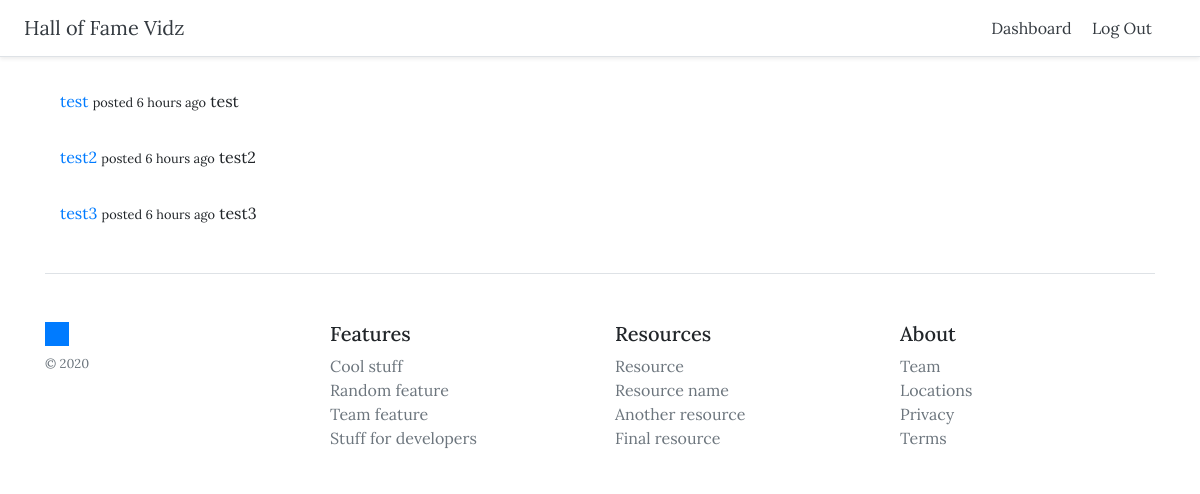
Screenshot of /dashboard (signed in) with the database file from the repository.
### themes/models.py (models this page shows, shortened)
class Theme(models.Model):
    title = models.CharField(max_length=255)
    created_at = models.DateTimeField(auto_now_add=True)
    updated_at = models.DateTimeField(auto_now=True)
    description = models.TextField()
    user = models.ForeignKey(User, on_delete=models.CASCADE)
    def ago(self):
        now = timezone.now()
        time_diff = now - self.created_at
        if time_diff.days == 0 and time_diff.seconds >= 0 and time_diff.seconds < 60:
            seconds= time_diff.seconds
            if seconds == 1:
                return str(seconds) +  "second ago"
            else:
                return str(seconds) + " seconds ago"
        if time_diff.days == 0 and time_diff.seconds >= 60 and time_diff.seconds < 3600:
            minutes= math.floor(time_diff.seconds/60)
            if minutes == 1:
                return str(minutes) + " minute ago"
            else:
                return str(minutes) + " minutes ago"
        if time_diff.days == 0:
            hours = math.floor(time_diff.seconds/3600)
            if hours <= 1:
                return "posted less than an hour ago"
            else:
                return f"posted {str(hours)} hours ago"

### themes/views.py (the view)
# urls.py: path('dashboard', views.dashboard, name='dashboard'),
@login_required
def dashboard(request):
    current_user = request.user
    themes = Theme.objects.filter(user=current_user.id)
    context = {'themes': themes}
    return render(request, 'themes/dashboard.html', context)

### themes/templates/themes/dashboard.html
{% extends 'themes/base.html' %}
{% block content %}
{% if user.is_authenticated %}
{% for theme in themes %}
    <div class="container">
        <a href="{% url 'detail_theme' theme.id %}">{{ theme.title }}</a>
        <small>{{ theme.ago }}</small>
        {{ theme.description }}
    </div>
{% endfor %}
{% else %}
<h3>Please <a href="{% url 'login' %}">log in</a> first!</h3>
{% endif %}
{% endblock %}

### themes/static/css/style.css (style rules this page uses)
* { font-family: 'Lora', sans-serif; }
.container { margin-top: 4vh; }

### rows the page displays
Theme: title "test", ago "posted 6 hours ago", description "test"
Theme: title "test2", ago "posted 6 hours ago", description "test2"
Theme: title "test3", ago "posted 6 hours ago", description "test3"
